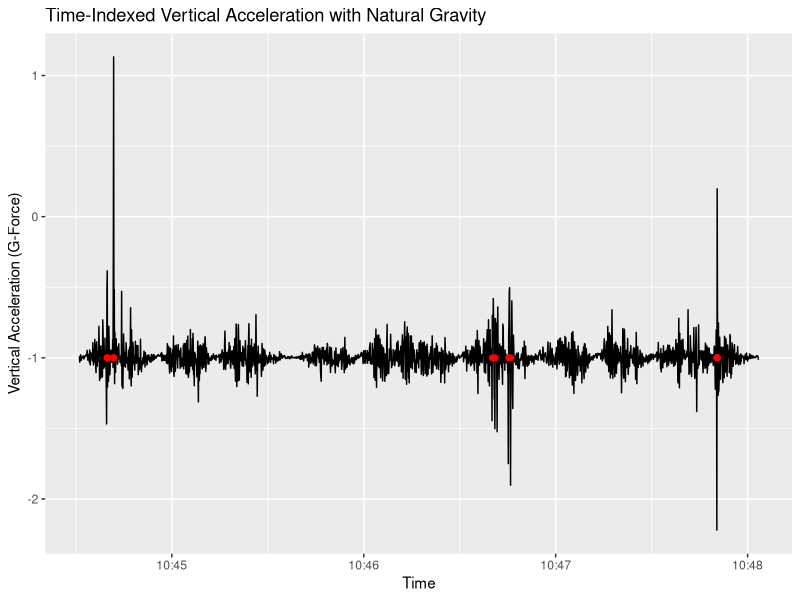
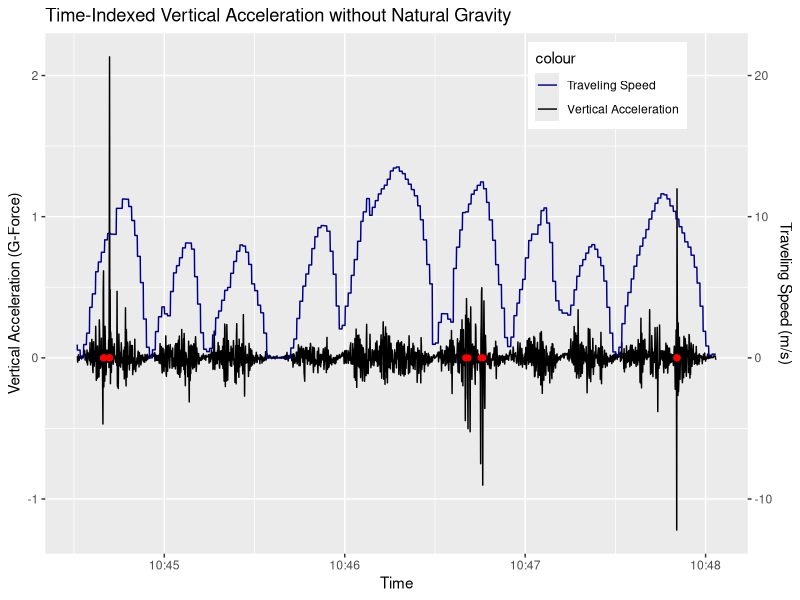
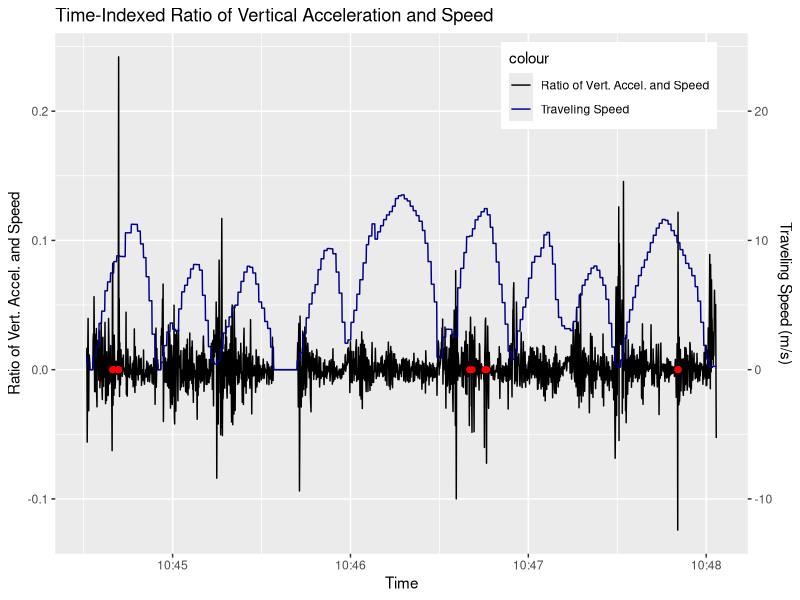
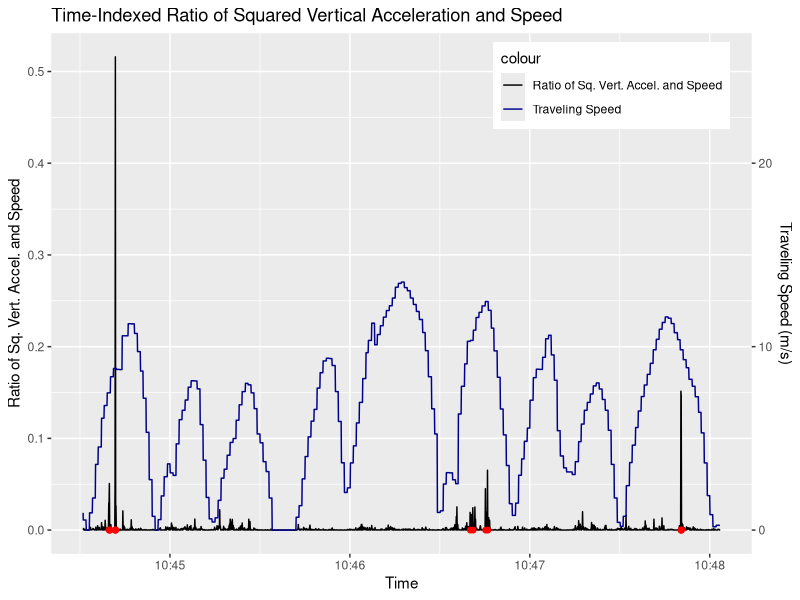
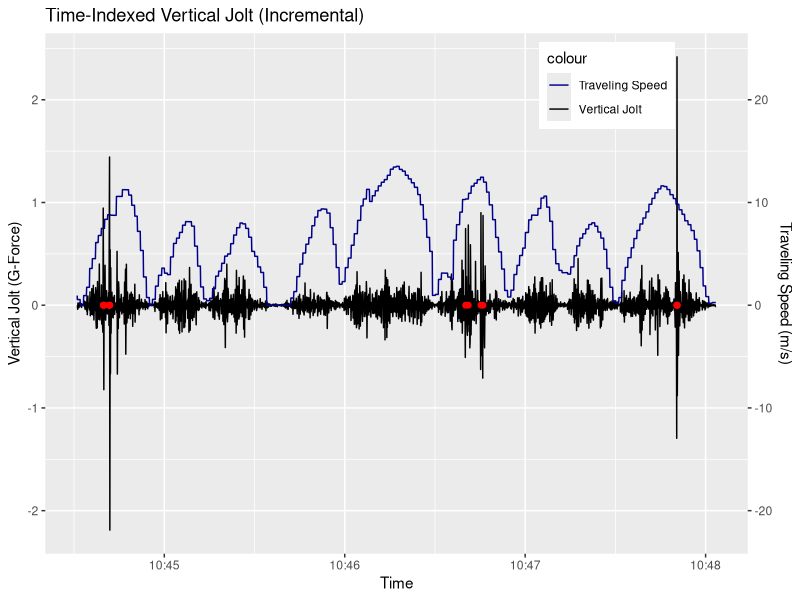
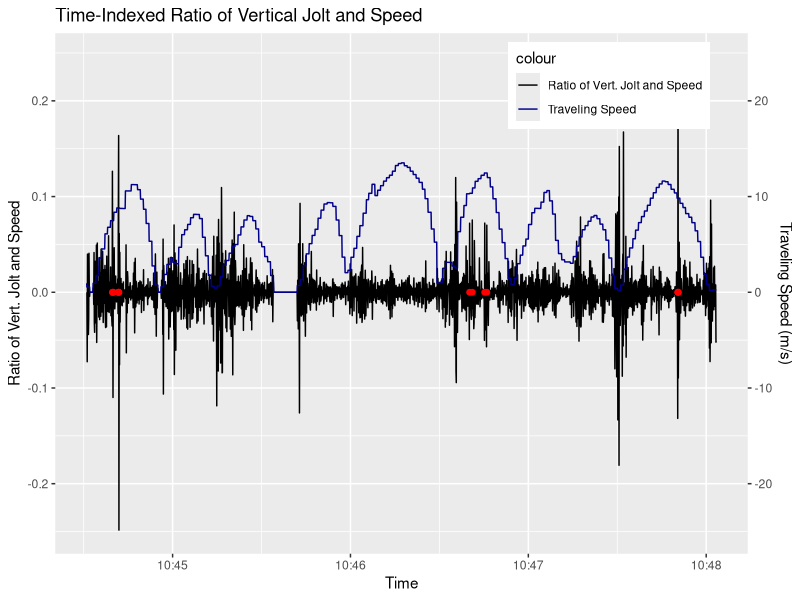
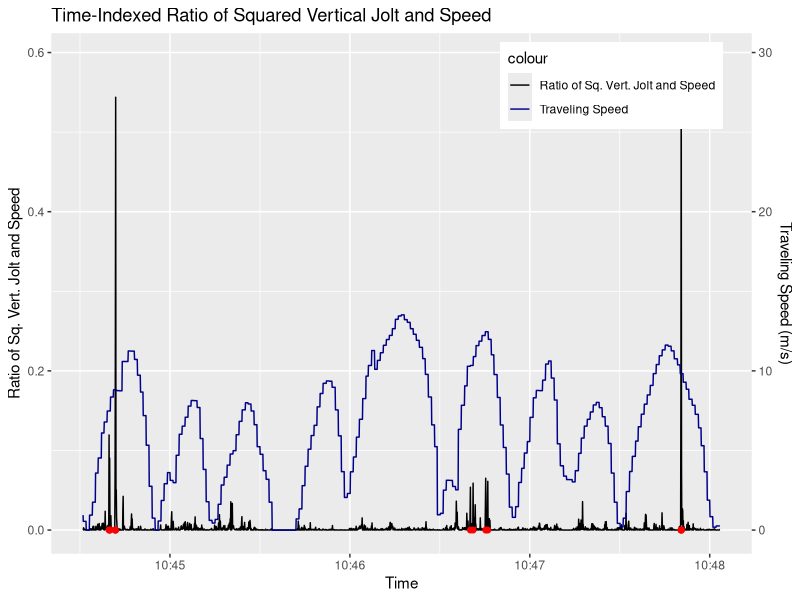
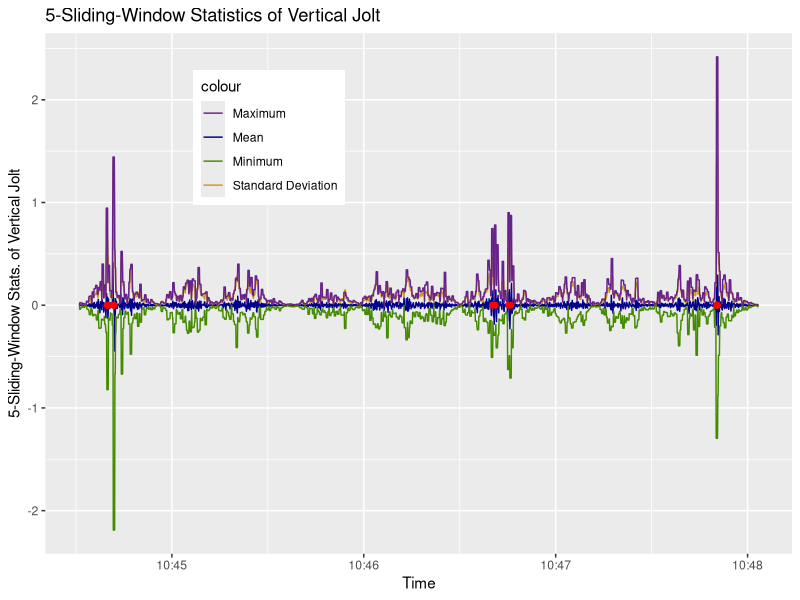

Source code (R) for these figures, in order:
## ---- chunk 1
knitr::opts_chunk$set(echo = TRUE)
## ---- chunk 2
# load data file
if (!exists("LA10.raw")) {
    LA10.raw <- read.csv("./los_angeles_10.csv")
}
print(nrow(LA10.raw))
## ---- chunk 3
LA10.valid = LA10.raw[, c("Date", "Latitude", "Longitude", "Speed")]
# validate DateTime format
LA10.valid$Date <- as.POSIXct(LA10.valid$Date, format="%Y-%m-%d %H:%M:%OS")
# specify orientation of accelration
LA10.valid$forw_accel = LA10.raw$X
LA10.valid$hori_accel = LA10.raw$Y
LA10.valid$vert_accel_G = LA10.raw$Z
# mark speed bumps
for (i in 1:nrow(LA10.valid)) {
    LA10.valid$speedbump[i] = "no"
}
for (i in c(88, 90, 91, 108, 109, 110, 1287, 1296, 1338, 1345, 1989, 1990, 1991)) {
    LA10.valid$speedbump[i] = "yes"
}
## ---- chunk 4
require(ggplot2)
LA10.vert_accel_G.plot <- ggplot(LA10.valid, aes(x = Date))
LA10.vert_accel_G.plot <- LA10.vert_accel_G.plot + geom_line(aes(y = vert_accel_G))
LA10.vert_accel_G.plot <- LA10.vert_accel_G.plot + xlab("Time") 
LA10.vert_accel_G.plot <- LA10.vert_accel_G.plot + ylab("Vertical Acceleration (G-Force)") 
LA10.vert_accel_G.plot <- LA10.vert_accel_G.plot + ggtitle("Time-Indexed Vertical Acceleration with Natural Gravity")
for (i in c(88, 90, 91, 108, 109, 110, 1287, 1296, 1338, 1345, 1989, 1990, 1991)) {
    LA10.vert_accel_G.plot <- LA10.vert_accel_G.plot + 
        annotate("pointrange", x = LA10.valid$Date[i], y = -1, ymin = -1, ymax = -1, colour = "red", size = 0.25)
}
print(LA10.vert_accel_G.plot)
## ---- chunk 5
# remove natural gravity in vertical acceleration
LA10.valid$vert_accel = LA10.valid$vert_accel_G + 1
## ---- chunk 6
require(ggplot2)
LA10.vert_accel.plot <- ggplot(LA10.valid, aes(x = Date))
LA10.vert_accel.plot <- LA10.vert_accel.plot + geom_line(aes(y = vert_accel, colour = "Vertical Acceleration"))
LA10.vert_accel.plot <- LA10.vert_accel.plot + geom_line(aes(y = Speed / 10, colour = "Traveling Speed"))
LA10.vert_accel.plot <- LA10.vert_accel.plot + scale_y_continuous(sec.axis = sec_axis(~.*10, name = "Traveling Speed (m/s)"))
LA10.vert_accel.plot <- LA10.vert_accel.plot + scale_colour_manual(values = c("blue4", "black"))
LA10.vert_accel.plot <- LA10.vert_accel.plot + xlab("Time") 
LA10.vert_accel.plot <- LA10.vert_accel.plot + ylab("Vertical Acceleration (G-Force)") 
LA10.vert_accel.plot <- LA10.vert_accel.plot + ggtitle("Time-Indexed Vertical Acceleration without Natural Gravity")
LA10.vert_accel.plot <- LA10.vert_accel.plot + theme(legend.position = c(0.8, 0.9))
for (i in c(88, 90, 91, 108, 109, 110, 1287, 1296, 1338, 1345, 1989, 1990, 1991)) {
    LA10.vert_accel.plot <- LA10.vert_accel.plot + 
        annotate("pointrange", x = LA10.valid$Date[i], y = 0, ymin = 0, ymax = 0, colour = "red", size = 0.25)
}
print(LA10.vert_accel.plot)
## ---- chunk 7
# calculate ratio between vertical acceleration and speed
for (i in 1:nrow(LA10.valid)) {
    if (LA10.valid$Speed[i] == 0) {
        LA10.valid$vert_accel_ratio_speed[i] = 0
    }
    else {
        LA10.valid$vert_accel_ratio_speed[i] = LA10.valid$vert_accel[i] / LA10.valid$Speed[i]
    }
}
## ---- chunk 8
require(ggplot2)
LA10.vert_accel_ratio_speed.plot <- ggplot(LA10.valid, aes(x = Date))
LA10.vert_accel_ratio_speed.plot <- LA10.vert_accel_ratio_speed.plot + geom_line(aes(y = vert_accel_ratio_speed, colour = "Ratio of Vert. Accel. and Speed"))
LA10.vert_accel_ratio_speed.plot <- LA10.vert_accel_ratio_speed.plot + geom_line(aes(y = Speed / 100, colour = "Traveling Speed"))
LA10.vert_accel_ratio_speed.plot <- LA10.vert_accel_ratio_speed.plot + scale_y_continuous(sec.axis = sec_axis(~.*100, name = "Traveling Speed (m/s)"))
LA10.vert_accel_ratio_speed.plot <- LA10.vert_accel_ratio_speed.plot + scale_colour_manual(values = c("black", "blue4"))
LA10.vert_accel_ratio_speed.plot <- LA10.vert_accel_ratio_speed.plot + xlab("Time") 
LA10.vert_accel_ratio_speed.plot <- LA10.vert_accel_ratio_speed.plot + ylab("Ratio of Vert. Accel. and Speed") 
LA10.vert_accel_ratio_speed.plot <- LA10.vert_accel_ratio_speed.plot + ggtitle("Time-Indexed Ratio of Vertical Acceleration and Speed")
LA10.vert_accel_ratio_speed.plot <- LA10.vert_accel_ratio_speed.plot + theme(legend.position = c(0.8, 0.9))
for (i in c(88, 90, 91, 108, 109, 110, 1287, 1296, 1338, 1345, 1989, 1990, 1991)) {
    LA10.vert_accel_ratio_speed.plot <- LA10.vert_accel_ratio_speed.plot + 
        annotate("pointrange", x = LA10.valid$Date[i], y = 0, ymin = 0, ymax = 0, colour = "red", size = 0.25)
}
print(LA10.vert_accel_ratio_speed.plot)
## ---- chunk 9
# calculate ratio between vertical acceleration and speed
for (i in 1:nrow(LA10.valid)) {
    if (LA10.valid$Speed[i] == 0) {
        LA10.valid$sq_vert_accel_ratio_speed[i] = 0
    }
    else {
        LA10.valid$sq_vert_accel_ratio_speed[i] = (LA10.valid$vert_accel[i] * LA10.valid$vert_accel[i]) / LA10.valid$Speed[i]
    }
}
## ---- chunk 10
require(ggplot2)
LA10.sq_vert_accel_ratio_speed.plot <- ggplot(LA10.valid, aes(x = Date))
LA10.sq_vert_accel_ratio_speed.plot <- LA10.sq_vert_accel_ratio_speed.plot + geom_line(aes(y = sq_vert_accel_ratio_speed, colour = "Ratio of Sq. Vert. Accel. and Speed"))
LA10.sq_vert_accel_ratio_speed.plot <- LA10.sq_vert_accel_ratio_speed.plot + geom_line(aes(y = Speed / 50, colour = "Traveling Speed"))
LA10.sq_vert_accel_ratio_speed.plot <- LA10.sq_vert_accel_ratio_speed.plot + scale_y_continuous(sec.axis = sec_axis(~.*50, name = "Traveling Speed (m/s)"))
LA10.sq_vert_accel_ratio_speed.plot <- LA10.sq_vert_accel_ratio_speed.plot + scale_colour_manual(values = c("black", "blue4"))
LA10.sq_vert_accel_ratio_speed.plot <- LA10.sq_vert_accel_ratio_speed.plot + xlab("Time") 
LA10.sq_vert_accel_ratio_speed.plot <- LA10.sq_vert_accel_ratio_speed.plot + ylab("Ratio of Sq. Vert. Accel. and Speed") 
LA10.sq_vert_accel_ratio_speed.plot <- LA10.sq_vert_accel_ratio_speed.plot + ggtitle("Time-Indexed Ratio of Squared Vertical Acceleration and Speed")
LA10.sq_vert_accel_ratio_speed.plot <- LA10.sq_vert_accel_ratio_speed.plot + theme(legend.position = c(0.8, 0.9))
for (i in c(88, 90, 91, 108, 109, 110, 1287, 1296, 1338, 1345, 1989, 1990, 1991)) {
    LA10.sq_vert_accel_ratio_speed.plot <- LA10.sq_vert_accel_ratio_speed.plot + 
        annotate("pointrange", x = LA10.valid$Date[i], y = 0, ymin = 0, ymax = 0, colour = "red", size = 0.25)
}
print(LA10.sq_vert_accel_ratio_speed.plot)
## ---- chunk 11
# calculate vertical jolt
for (i in 1:nrow(LA10.valid)) {
    if (i == 1) {
        LA10.valid$vert_jolt[i] = 0
    }
    else {
        LA10.valid$vert_jolt[i] = LA10.valid$vert_accel[i] - LA10.valid$vert_accel[i - 1]
    }
}
## ---- chunk 12
require(ggplot2)
LA10.vert_jolt.plot <- ggplot(LA10.valid, aes(x = Date))
LA10.vert_jolt.plot <- LA10.vert_jolt.plot + geom_line(aes(y = vert_jolt, colour = "Vertical Jolt"))
LA10.vert_jolt.plot <- LA10.vert_jolt.plot + geom_line(aes(y = Speed / 10, colour = "Traveling Speed"))
LA10.vert_jolt.plot <- LA10.vert_jolt.plot + scale_y_continuous(sec.axis = sec_axis(~.*10, name = "Traveling Speed (m/s)"))
LA10.vert_jolt.plot <- LA10.vert_jolt.plot + scale_colour_manual(values = c("blue4", "black"))
LA10.vert_jolt.plot <- LA10.vert_jolt.plot + xlab("Time") 
LA10.vert_jolt.plot <- LA10.vert_jolt.plot + ylab("Vertical Jolt (G-Force)") 
LA10.vert_jolt.plot <- LA10.vert_jolt.plot + ggtitle("Time-Indexed Vertical Jolt (Incremental)")
LA10.vert_jolt.plot <- LA10.vert_jolt.plot + theme(legend.position = c(0.8, 0.9))
for (i in c(88, 90, 91, 108, 109, 110, 1287, 1296, 1338, 1345, 1989, 1990, 1991)) {
    LA10.vert_jolt.plot <- LA10.vert_jolt.plot + 
        annotate("pointrange", x = LA10.valid$Date[i], y = 0, ymin = 0, ymax = 0, colour = "red", size = 0.25)
}
print(LA10.vert_jolt.plot)
## ---- chunk 13
# calculate ratio between vertical jolt and speed
for (i in 1:nrow(LA10.valid)) {
    if (LA10.valid$Speed[i] == 0) {
        LA10.valid$vert_jolt_ratio_speed[i] = 0
    }
    else {
        LA10.valid$vert_jolt_ratio_speed[i] = LA10.valid$vert_jolt[i] / LA10.valid$Speed[i]
    }
}
## ---- chunk 14
require(ggplot2)
LA10.vert_jolt_ratio_speed.plot <- ggplot(LA10.valid, aes(x = Date))
LA10.vert_jolt_ratio_speed.plot <- LA10.vert_jolt_ratio_speed.plot + geom_line(aes(y = vert_jolt_ratio_speed, colour = "Ratio of Vert. Jolt and Speed"))
LA10.vert_jolt_ratio_speed.plot <- LA10.vert_jolt_ratio_speed.plot + geom_line(aes(y = Speed / 100, colour = "Traveling Speed"))
LA10.vert_jolt_ratio_speed.plot <- LA10.vert_jolt_ratio_speed.plot + scale_y_continuous(sec.axis = sec_axis(~.*100, name = "Traveling Speed (m/s)"))
LA10.vert_jolt_ratio_speed.plot <- LA10.vert_jolt_ratio_speed.plot + scale_colour_manual(values = c("black", "blue4"))
LA10.vert_jolt_ratio_speed.plot <- LA10.vert_jolt_ratio_speed.plot + xlab("Time") 
LA10.vert_jolt_ratio_speed.plot <- LA10.vert_jolt_ratio_speed.plot + ylab("Ratio of Vert. Jolt and Speed") 
LA10.vert_jolt_ratio_speed.plot <- LA10.vert_jolt_ratio_speed.plot + ggtitle("Time-Indexed Ratio of Vertical Jolt and Speed")
LA10.vert_jolt_ratio_speed.plot <- LA10.vert_jolt_ratio_speed.plot + theme(legend.position = c(0.8, 0.9))
for (i in c(88, 90, 91, 108, 109, 110, 1287, 1296, 1338, 1345, 1989, 1990, 1991)) {
    LA10.vert_jolt_ratio_speed.plot <- LA10.vert_jolt_ratio_speed.plot + 
        annotate("pointrange", x = LA10.valid$Date[i], y = 0, ymin = 0, ymax = 0, colour = "red", size = 0.25)
}
print(LA10.vert_jolt_ratio_speed.plot)
## ---- chunk 15
# calculate ratio between vertical jolt and speed
for (i in 1:nrow(LA10.valid)) {
    if (LA10.valid$Speed[i] == 0) {
        LA10.valid$sq_vert_jolt_ratio_speed[i] = 0
    }
    else {
        LA10.valid$sq_vert_jolt_ratio_speed[i] = (LA10.valid$vert_jolt[i] * LA10.valid$vert_jolt[i]) / LA10.valid$Speed[i]
    }
}
## ---- chunk 16
require(ggplot2)
LA10.sq_vert_jolt_ratio_speed.plot <- ggplot(LA10.valid, aes(x = Date))
LA10.sq_vert_jolt_ratio_speed.plot <- LA10.sq_vert_jolt_ratio_speed.plot + geom_line(aes(y = sq_vert_jolt_ratio_speed, colour = "Ratio of Sq. Vert. Jolt and Speed"))
LA10.sq_vert_jolt_ratio_speed.plot <- LA10.sq_vert_jolt_ratio_speed.plot + geom_line(aes(y = Speed / 50, colour = "Traveling Speed"))
LA10.sq_vert_jolt_ratio_speed.plot <- LA10.sq_vert_jolt_ratio_speed.plot + scale_y_continuous(sec.axis = sec_axis(~.*50, name = "Traveling Speed (m/s)"))
LA10.sq_vert_jolt_ratio_speed.plot <- LA10.sq_vert_jolt_ratio_speed.plot + scale_colour_manual(values = c("black", "blue4"))
LA10.sq_vert_jolt_ratio_speed.plot <- LA10.sq_vert_jolt_ratio_speed.plot + xlab("Time") 
LA10.sq_vert_jolt_ratio_speed.plot <- LA10.sq_vert_jolt_ratio_speed.plot + ylab("Ratio of Sq. Vert. Jolt and Speed") 
LA10.sq_vert_jolt_ratio_speed.plot <- LA10.sq_vert_jolt_ratio_speed.plot + ggtitle("Time-Indexed Ratio of Squared Vertical Jolt and Speed")
LA10.sq_vert_jolt_ratio_speed.plot <- LA10.sq_vert_jolt_ratio_speed.plot + theme(legend.position = c(0.8, 0.9))
for (i in c(88, 90, 91, 108, 109, 110, 1287, 1296, 1338, 1345, 1989, 1990, 1991)) {
    LA10.sq_vert_jolt_ratio_speed.plot <- LA10.sq_vert_jolt_ratio_speed.plot + 
        annotate("pointrange", x = LA10.valid$Date[i], y = 0, ymin = 0, ymax = 0, colour = "red", size = 0.25)
}
print(LA10.sq_vert_jolt_ratio_speed.plot)
## ---- chunk 17
# calculate 5-sliding-window mean of vertical jolt
for (i in 3:nrow(LA10.valid)-2) {
    LA10.valid$vert_jolt_mean[i] = mean(c(LA10.valid$vert_jolt[i-2], 
                                        LA10.valid$vert_jolt[i-1], 
                                        LA10.valid$vert_jolt[i], 
                                        LA10.valid$vert_jolt[i+1], 
                                        LA10.valid$vert_jolt[i+2]))
}
LA10.valid$vert_jolt_mean[1] = 0
LA10.valid$vert_jolt_mean[2] = 0
LA10.valid$vert_jolt_mean[nrow(LA10.valid) - 1] = 0
LA10.valid$vert_jolt_mean[nrow(LA10.valid)] = 0
# calculate 5-sliding-window standard deviation of vertical jolt
for (i in 3:nrow(LA10.valid)-2) {
    LA10.valid$vert_jolt_sd[i] = sd(c(LA10.valid$vert_jolt[i-2], 
                                        LA10.valid$vert_jolt[i-1], 
                                        LA10.valid$vert_jolt[i], 
                                        LA10.valid$vert_jolt[i+1], 
                                        LA10.valid$vert_jolt[i+2]))
}
LA10.valid$vert_jolt_sd[1] = 0
LA10.valid$vert_jolt_sd[2] = 0
LA10.valid$vert_jolt_sd[nrow(LA10.valid) - 1] = 0
LA10.valid$vert_jolt_sd[nrow(LA10.valid)] = 0
# calculate 5-sliding-window minimum of vertical jolt
for (i in 3:nrow(LA10.valid)-2) {
    LA10.valid$vert_jolt_min[i] = min(c(LA10.valid$vert_jolt[i-2], 
                                        LA10.valid$vert_jolt[i-1], 
                                        LA10.valid$vert_jolt[i], 
                                        LA10.valid$vert_jolt[i+1], 
                                        LA10.valid$vert_jolt[i+2]))
}
LA10.valid$vert_jolt_min[1] = 0
LA10.valid$vert_jolt_min[2] = 0
LA10.valid$vert_jolt_min[nrow(LA10.valid) - 1] = 0
LA10.valid$vert_jolt_min[nrow(LA10.valid)] = 0
# calculate 5-sliding-window maxium of vertical jolt
for (i in 3:nrow(LA10.valid)-2) {
    LA10.valid$vert_jolt_max[i] = max(c(LA10.valid$vert_jolt[i-2], 
                                        LA10.valid$vert_jolt[i-1], 
                                        LA10.valid$vert_jolt[i], 
                                        LA10.valid$vert_jolt[i+1], 
                                        LA10.valid$vert_jolt[i+2]))
}
LA10.valid$vert_jolt_max[1] = 0
LA10.valid$vert_jolt_max[2] = 0
LA10.valid$vert_jolt_max[nrow(LA10.valid) - 1] = 0
LA10.valid$vert_jolt_max[nrow(LA10.valid)] = 0
## ---- chunk 18
require(ggplot2)
LA10.vert_jolt_5.plot <- ggplot(LA10.valid, aes(x = Date))
LA10.vert_jolt_5.plot <- LA10.vert_jolt_5.plot + geom_line(aes(y = vert_jolt_mean, colour = "Mean"))
LA10.vert_jolt_5.plot <- LA10.vert_jolt_5.plot + geom_line(aes(y = vert_jolt_sd, colour = "Standard Deviation"))
LA10.vert_jolt_5.plot <- LA10.vert_jolt_5.plot + geom_line(aes(y = vert_jolt_min, colour = "Minimum"))
LA10.vert_jolt_5.plot <- LA10.vert_jolt_5.plot + geom_line(aes(y = vert_jolt_max, colour = "Maximum"))
LA10.vert_jolt_5.plot <- LA10.vert_jolt_5.plot + scale_colour_manual(values = c("darkorchid4", "blue4", "chartreuse4", "goldenrod3"))
LA10.vert_jolt_5.plot <- LA10.vert_jolt_5.plot + theme(legend.position = c(0.3, 0.8))
LA10.vert_jolt_5.plot <- LA10.vert_jolt_5.plot + xlab("Time") 
LA10.vert_jolt_5.plot <- LA10.vert_jolt_5.plot + ylab("5-Sliding-Window Stats. of Vertical Jolt") 
LA10.vert_jolt_5.plot <- LA10.vert_jolt_5.plot + ggtitle("5-Sliding-Window Statistics of Vertical Jolt")
for (i in c(88, 90, 91, 108, 109, 110, 1287, 1296, 1338, 1345, 1989, 1990, 1991)) {
    LA10.vert_jolt_5.plot <- LA10.vert_jolt_5.plot + 
        annotate("pointrange", x = LA10.valid$Date[i], y = 0, ymin = 0, ymax = 0, colour = "red", size = 0.25)
}
print(LA10.vert_jolt_5.plot)
## ---- chunk 19
jpeg("./Epoch1_LA10.vert_accel_G.plot.jpeg", width = 1200, height = 750, units = "px")
print(LA10.vert_accel_G.plot)
dev.off()

jpeg("./Epoch2_LA10.vert_accel.plot.jpeg", width = 1200, height = 750, units = "px")
print(LA10.vert_accel.plot)
dev.off()

jpeg("./Epoch3_LA10.vert_accel_ratio_speed.plot.jpeg", width = 1200, height = 750, units = "px")
print(LA10.vert_accel_ratio_speed.plot)
dev.off()

jpeg("./Epoch4_LA10.sq_vert_accel_ratio_speed.plot.jpeg", width = 1200, height = 750, units = "px")
print(LA10.sq_vert_accel_ratio_speed.plot)
dev.off()

jpeg("./Epoch5_LA10.vert_jolt.plot.jpeg", width = 1200, height = 750, units = "px")
print(LA10.vert_jolt.plot)
dev.off()

jpeg("./Epoch6_LA10.vert_jolt_ratio_speed.plot.jpeg", width = 1200, height = 750, units = "px")
print(LA10.vert_jolt_ratio_speed.plot)
dev.off()

jpeg("./Epoch7_LA10.sq_vert_jolt_ratio_speed.plot.jpeg", width = 1200, height = 750, units = "px")
print(LA10.sq_vert_jolt_ratio_speed.plot)
dev.off()

jpeg("./Epoch8_LA10.vert_jolt_5.plot.jpeg", width = 1200, height = 750, units = "px")
print(LA10.vert_jolt_5.plot)
dev.off()

write.csv(LA10.valid, "./los_angeles_10_labeled.csv")
